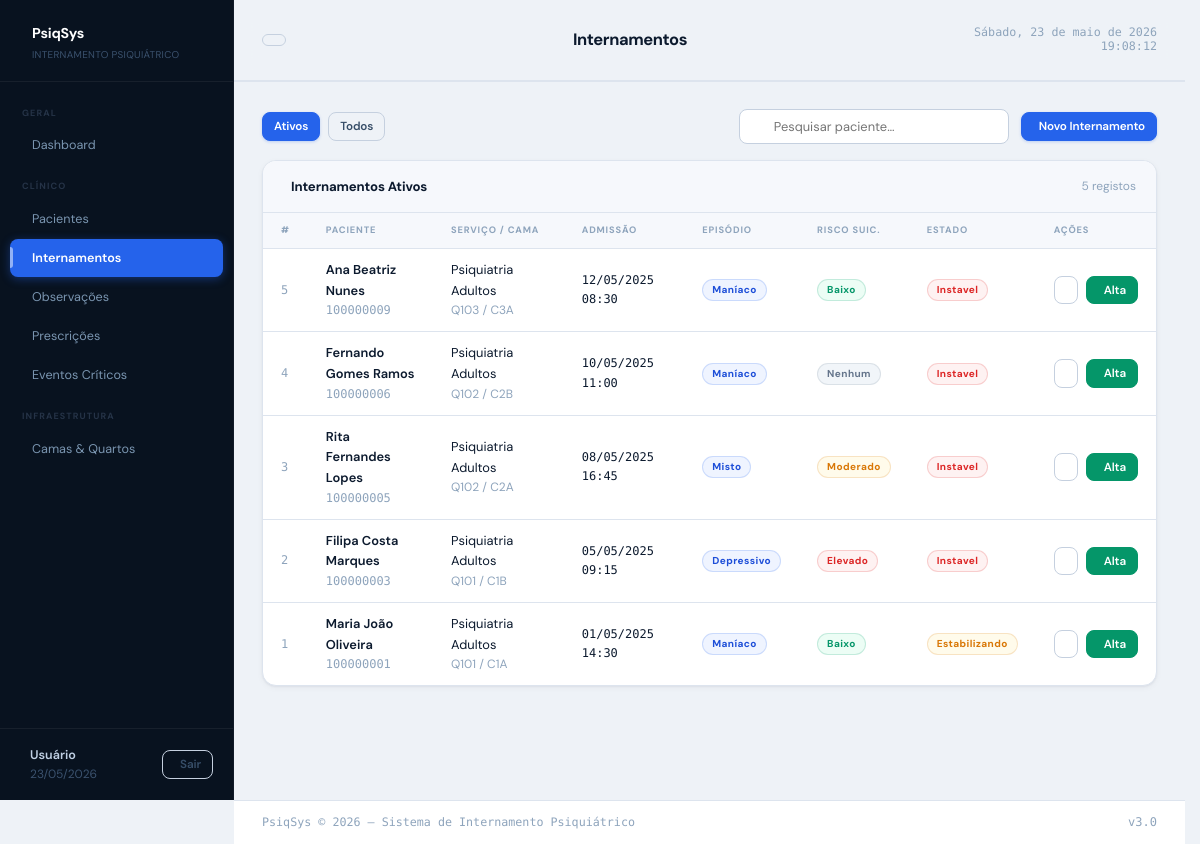
The app's page /internamentos.php with its own data.
### tables this page shows
CREATE TABLE IF NOT EXISTS INTERNAMENTO (
  id_internamento      INT           NOT NULL AUTO_INCREMENT,
  id_paciente          INT           NOT NULL,
  id_cama              INT           NOT NULL,
  data_admissao        DATETIME      NOT NULL,
  motivo_internamento  TEXT          NOT NULL,
  tipo_episodio        ENUM('maníaco','depressivo','misto','hipomaníaco','nao_especificado')
                       NOT NULL,
  risco_suicidario     ENUM('nenhum','baixo','moderado','elevado','iminente')
                       NOT NULL DEFAULT 'nenhum',
  risco_agressividade  ENUM('nenhum','baixo','moderado','elevado')
                       NOT NULL DEFAULT 'nenhum',
  estado_clinico       ENUM('instavel','estabilizando','estavel','alta_prevista')
                       NOT NULL DEFAULT 'instavel',
  data_alta            DATETIME      NULL
                       COMMENT 'NULL = internamento ativo',
  created_at           TIMESTAMP     NOT NULL DEFAULT CURRENT_TIMESTAMP,
  updated_at           TIMESTAMP     NOT NULL DEFAULT CURRENT_TIMESTAMP
                       ON UPDATE CURRENT_TIMESTAMP,
  PRIMARY KEY (id_internamento),
  CONSTRAINT fk_int_paciente
    FOREIGN KEY (id_paciente) REFERENCES PACIENTE (id_paciente)
    ON UPDATE CASCADE ON DELETE RESTRICT,
  CONSTRAINT fk_int_cama
    FOREIGN KEY (id_cama) REFERENCES CAMA (id_cama)
    ON UPDATE CASCADE ON DELETE RESTRICT,
   
  CONSTRAINT chk_data_alta
    CHECK (data_alta IS NULL OR data_alta > data_admissao)
);

CREATE TABLE IF NOT EXISTS PACIENTE (
  id_paciente      INT          NOT NULL AUTO_INCREMENT,
  nome             VARCHAR(150) NOT NULL,
  data_nascimento  DATE         NOT NULL,
  num_utente       CHAR(9)      NOT NULL,
  contacto         VARCHAR(20)  NULL,
  morada           TEXT         NULL,
  ativo            BOOLEAN      NOT NULL DEFAULT TRUE,
  created_at       TIMESTAMP    NOT NULL DEFAULT CURRENT_TIMESTAMP,
  updated_at       TIMESTAMP    NOT NULL DEFAULT CURRENT_TIMESTAMP
                   ON UPDATE CURRENT_TIMESTAMP,
  PRIMARY KEY (id_paciente),
  UNIQUE KEY uk_num_utente (num_utente)
);

CREATE TABLE IF NOT EXISTS SERVICO (
  id_servico   INT           NOT NULL AUTO_INCREMENT,
  nome         VARCHAR(100)  NOT NULL,
  PRIMARY KEY (id_servico)
);

CREATE TABLE IF NOT EXISTS QUARTO (
  id_quarto      INT          NOT NULL AUTO_INCREMENT,
  id_servico     INT          NOT NULL,
  numero_quarto  VARCHAR(10)  NOT NULL,
  PRIMARY KEY (id_quarto),
  CONSTRAINT fk_quarto_servico
    FOREIGN KEY (id_servico) REFERENCES SERVICO (id_servico)
    ON UPDATE CASCADE ON DELETE RESTRICT
);

CREATE TABLE IF NOT EXISTS CAMA (
  id_cama       INT          NOT NULL AUTO_INCREMENT,
  id_quarto     INT          NOT NULL,
  numero_cama   VARCHAR(10)  NOT NULL,
  estado        ENUM('disponivel','ocupada','interdita','manutencao')
                NOT NULL DEFAULT 'disponivel',
  PRIMARY KEY (id_cama),
  CONSTRAINT fk_cama_quarto
    FOREIGN KEY (id_quarto) REFERENCES QUARTO (id_quarto)
    ON UPDATE CASCADE ON DELETE RESTRICT
);

### internamentos.php (the view, shortened to what this page needs)
<?php
require_once 'includes/db.php';
$search  = trim($_GET['q'] ?? '');
$filtro  = $_GET['filtro'] ?? 'ativos';
$where = $filtro === 'todos' ? '' : 'AND i.data_alta IS NULL';
$params = [];
$stmt = $pdo->prepare("
    SELECT i.*, p.nome AS paciente, p.num_utente,
           q.numero_quarto, c.numero_cama, s.nome AS servico
    FROM INTERNAMENTO i
    JOIN PACIENTE p ON p.id_paciente = i.id_paciente
    JOIN CAMA c ON c.id_cama = i.id_cama
    JOIN QUARTO q ON q.id_quarto = c.id_quarto
    JOIN SERVICO s ON s.id_servico = q.id_servico
    WHERE 1=1 $where
    ORDER BY i.data_admissao DESC
    LIMIT 50
");
$stmt->execute($params);
$rows = $stmt->fetchAll();
require_once 'includes/header.php';
?>
<div class="content-area">
    <div class="flex items-center justify-between mb-4">
        <div class="flex gap-2">
            <a href="?filtro=ativos<?= $search ? '&q=' . urlencode($search) : '' ?>"
                class="btn <?= $filtro !== 'todos' ? 'btn-primary' : 'btn-outline' ?> btn-sm">Ativos</a>
            <a href="?filtro=todos<?= $search ? '&q=' . urlencode($search) : '' ?>"
                class="btn <?= $filtro === 'todos' ? 'btn-primary' : 'btn-outline' ?> btn-sm">Todos</a>
        </div>
        <div class="flex gap-3 items-center">
            <form method="get" style="display:flex;gap:8px;align-items:center">
                <div class="search-bar">
                    <input type="text" name="q" placeholder="Pesquisar paciente…" value="<?= htmlspecialchars($search) ?>">
                </div>
            </form>
            <button class="btn btn-primary btn-sm" onclick="openModal('modal-novo')">
                <i class="ti ti-plus"></i> Novo Internamento
            </button>
        </div>
    </div>
    <div class="card">
        <div class="card-header">
            <span class="card-title"><i class="ti ti-bed"></i> Internamentos <?= $filtro === 'todos' ? '(todos)' : 'Ativos' ?></span>
            <span class="text-sm text-muted"><?= count($rows) ?> registos</span>
        </div>
        <div class="table-wrap">
            <table>
                <thead>
                    <tr>
                        <th>#</th>
                        <th>Paciente</th>
                        <th>Serviço / Cama</th>
                        <th>Admissão</th>
                        <th>Episódio</th>
                        <th>Risco Suic.</th>
                        <th>Estado</th>
                        <th>Ações</th>
                    </tr>
                </thead>
                <tbody>
                    <?php foreach ($rows as $r): ?>
                        <tr>
                            <td class="mono text-muted"><?= $r['id_internamento'] ?></td>
                            <td>
                                <div class="fw-600"><?= htmlspecialchars($r['paciente']) ?></div>
                                <div class="mono text-sm text-muted"><?= $r['num_utente'] ?></div>
                            </td>
                            <td>
                                <div><?= htmlspecialchars($r['servico']) ?></div>
                                <div class="text-sm text-muted">Q<?= $r['numero_quarto'] ?> / C<?= $r['numero_cama'] ?></div>
                            </td>
                            <td class="mono text-sm"><?= date('d/m/Y H:i', strtotime($r['data_admissao'])) ?></td>
                            <td><span class="badge badge-blue"><?= $r['tipo_episodio'] ?></span></td>
                            <td>
                                <?php
                                $rc = ['nenhum' => 'gray', 'baixo' => 'green', 'moderado' => 'amber', 'elevado' => 'red', 'iminente' => 'red'];
                                echo '<span class="badge badge-' . ($rc[$r['risco_suicidario']] ?? 'gray') . '">' . $r['risco_suicidario'] . '</span>';
                                ?>
                            </td>
                            <td>
                                <?php
                                $ec = ['instavel' => 'red', 'estabilizando' => 'amber', 'estavel' => 'green', 'alta_prevista' => 'cyan'];
                                echo '<span class="badge badge-' . ($ec[$r['estado_clinico']] ?? 'gray') . '">' . $r['estado_clinico'] . '</span>';
                                ?>
                            </td>
                            <td>
                                <div class="flex gap-2">
                                    <a href="internamento_detalhes.php?id=<?= $r['id_internamento'] ?>" class="btn btn-outline btn-sm">
                                    </a>
                                    <?php if (is_null($r['data_alta'])): ?>
                                        <form method="post" onsubmit="return confirm('Confirmar alta clínica?')">
                                            <button class="btn btn-success btn-sm"><i class="ti ti-logout"></i> Alta</button>
                                        </form>
                                    <?php else: ?>
                                        <span class="text-sm text-muted mono"><?= date('d/m/Y', strtotime($r['data_alta'])) ?></span>
                                    <?php endif; ?>
                                </div>
                            </td>
                        </tr>
                    <?php endforeach; ?>
                </tbody>
            </table>
        </div>
    </div>
</div>
<?php require_once 'includes/footer.php'; ?>

### records on screen
internamento: id_internamento "5", id_paciente.nome "Ana Beatriz Nunes", id_paciente.num_utente "100000009", servico.nome "Psiquiatria Adultos", quarto.numero_quarto "103", id_cama.numero_cama "3A", data_admissao "12/05/2025 08:30", tipo_episodio "Maníaco", risco_suicidario "Baixo", estado_clinico "Instavel"
internamento: id_internamento "4", id_paciente.nome "Fernando Gomes Ramos", id_paciente.num_utente "100000006", servico.nome "Psiquiatria Adultos", quarto.numero_quarto "102", id_cama.numero_cama "2B", data_admissao "10/05/2025 11:00", tipo_episodio "Maníaco", risco_suicidario "Nenhum", estado_clinico "Instavel"
internamento: id_internamento "3", id_paciente.nome "Rita Fernandes Lopes", id_paciente.num_utente "100000005", servico.nome "Psiquiatria Adultos", quarto.numero_quarto "102", id_cama.numero_cama "2A", data_admissao "08/05/2025 16:45", tipo_episodio "Misto", risco_suicidario "Moderado", estado_clinico "Instavel"
internamento: id_internamento "2", id_paciente.nome "Filipa Costa Marques", id_paciente.num_utente "100000003", servico.nome "Psiquiatria Adultos", quarto.numero_quarto "101", id_cama.numero_cama "1B", data_admissao "05/05/2025 09:15", tipo_episodio "Depressivo", risco_suicidario "Elevado", estado_clinico "Instavel"
internamento: id_internamento "1", id_paciente.nome "Maria João Oliveira", id_paciente.num_utente "100000001", servico.nome "Psiquiatria Adultos", quarto.numero_quarto "101", id_cama.numero_cama "1A", data_admissao "01/05/2025 14:30", tipo_episodio "Maníaco", risco_suicidario "Baixo", estado_clinico "Estabilizando"

### other values on screen
$_SESSION['currentNome'] "Usuário"
$titulo_pagina "Internamentos"
count($rows) "5"
